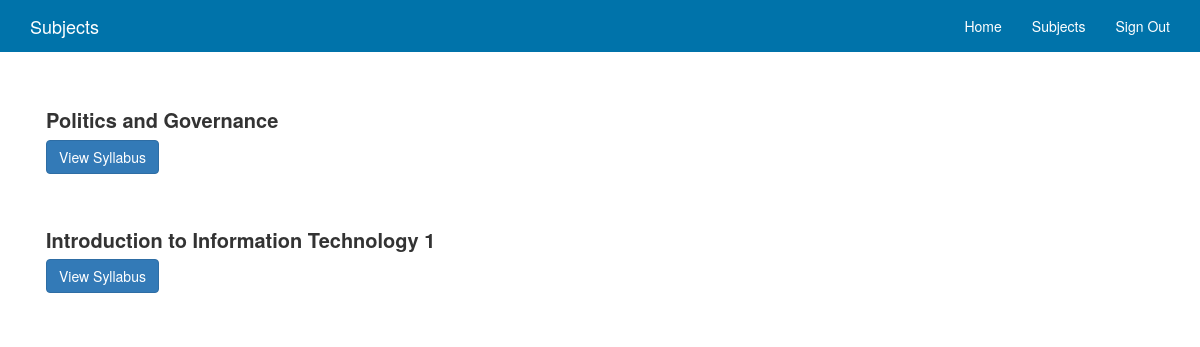
Page /subjects.php (signed in) on the committed database.
### tables this page shows
CREATE TABLE `std_subjects` (
  `STUDENT_ID` varchar(15) DEFAULT NULL,
  `SUBJECT_ID` int(15) DEFAULT NULL
);

CREATE TABLE `subject` (
  `SUBJECT_ID` int(15) NOT NULL,
  `CODE` varchar(50) DEFAULT NULL,
  `TITLE` varchar(50) DEFAULT NULL,
  `COURSE` varchar(50) DEFAULT NULL,
  `DESCRIPTION` text
);

### subjects.php (the view, shortened to what this page needs)
<?php
    include_once('header.php');
?>
<div class="container">
    <?php
        $query1 = mysqli_query($con, "SELECT * FROM STD_SUBJECTS INNER JOIN SUBJECT ON STD_SUBJECTS.SUBJECT_ID = SUBJECT.SUBJECT_ID WHERE STUDENT_ID = '".$_SESSION['user']."'");
        while($row1 = mysqli_fetch_array($query1)){
    ?>
        <div class="col-xs-12 col-sm-12 col-md-12 subjects">
            <div class="subjects-sub">
                <label><?php echo $row1['TITLE']?></label>
                <br/>
                <button class="btn btn-primary" onclick="location.href='syllabus.php?subid=<?php echo $row1['SUBJECT_ID']?>'">View Syllabus</button>
            </div>
        </div>
        <br/>
    <?php
        }
    ?>
</div>
<?php
    include_once('userfooter.php');
?>

### css/style.css (style rules this page uses)
html { position: relative; min-height: 100%; line-height: 1.15; -webkit-text-size-adjust: 100%; }
body { background-image: url(../images/bg5.jpg); background-attachment: fixed; background-size: cover; background-repeat: no-repeat; }
.subjects { padding: 10px 0px; }
.subjects-sub { padding: 15px; background-color: white; border: 1px solid white; border-radius: 5px }
.subjects-sub label { font-size: 20px; }
html { position: relative; min-height: 100%; }
body { margin-bottom: 60px; }

### rows in the picture
std_subjects: SUBJECT_ID.TITLE "Politics and Governance"
std_subjects: SUBJECT_ID.TITLE "Introduction to Information Technology 1"

### other values in the picture
$page "Subjects"
